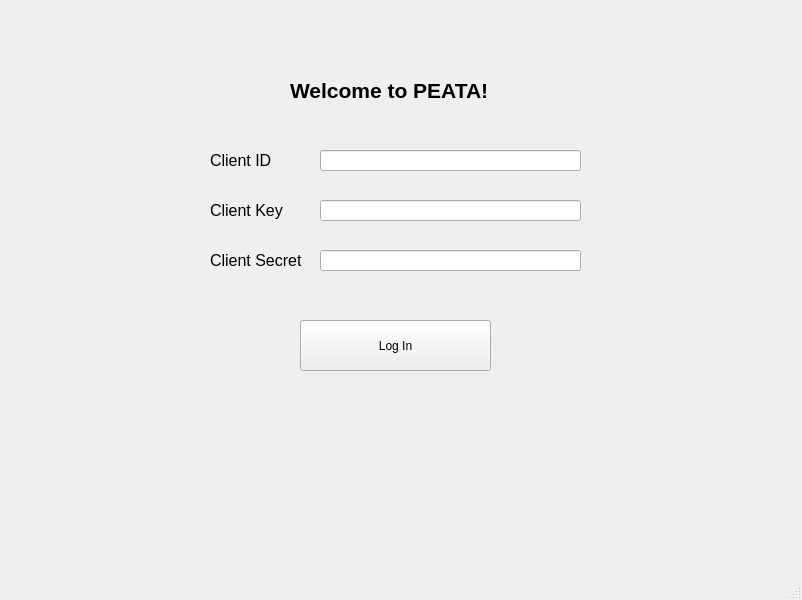
<?xml version="1.0" encoding="UTF-8"?>
<ui version="4.0">
 <class>MainWindow</class>
 <widget class="QMainWindow" name="MainWindow">
  <property name="geometry">
   <rect>
    <x>0</x>
    <y>0</y>
    <width>802</width>
    <height>600</height>
   </rect>
  </property>
  <property name="windowTitle">
   <string>MainWindow</string>
  </property>
  <widget class="QWidget" name="centralwidget">
   <widget class="QLabel" name="label">
    <property name="geometry">
     <rect>
      <x>290</x>
      <y>70</y>
      <width>211</width>
      <height>41</height>
     </rect>
    </property>
    <property name="text">
     <string>&lt;html&gt;&lt;head/&gt;&lt;body&gt;&lt;p&gt;&lt;span style=&quot; font-size:16pt; font-weight:600;&quot;&gt;Welcome to PEATA!&lt;/span&gt;&lt;/p&gt;&lt;/body&gt;&lt;/html&gt;</string>
    </property>
   </widget>
   <widget class="QLabel" name="label_2">
    <property name="geometry">
     <rect>
      <x>210</x>
      <y>150</y>
      <width>71</width>
      <height>21</height>
     </rect>
    </property>
    <property name="text">
     <string>&lt;html&gt;&lt;head/&gt;&lt;body&gt;&lt;p&gt;&lt;span style=&quot; font-size:12pt;&quot;&gt;Client ID&lt;/span&gt;&lt;/p&gt;&lt;/body&gt;&lt;/html&gt;</string>
    </property>
   </widget>
   <widget class="QLabel" name="label_3">
    <property name="geometry">
     <rect>
      <x>210</x>
      <y>200</y>
      <width>81</width>
      <height>21</height>
     </rect>
    </property>
    <property name="text">
     <string>&lt;html&gt;&lt;head/&gt;&lt;body&gt;&lt;p&gt;&lt;span style=&quot; font-size:12pt;&quot;&gt;Client Key&lt;/span&gt;&lt;/p&gt;&lt;/body&gt;&lt;/html&gt;</string>
    </property>
   </widget>
   <widget class="QLabel" name="label_4">
    <property name="geometry">
     <rect>
      <x>210</x>
      <y>250</y>
      <width>111</width>
      <height>21</height>
     </rect>
    </property>
    <property name="text">
     <string>&lt;html&gt;&lt;head/&gt;&lt;body&gt;&lt;p&gt;&lt;span style=&quot; font-size:12pt;&quot;&gt;Client Secret&lt;/span&gt;&lt;/p&gt;&lt;/body&gt;&lt;/html&gt;</string>
    </property>
   </widget>
   <widget class="QLineEdit" name="lineEdit">
    <property name="geometry">
     <rect>
      <x>320</x>
      <y>150</y>
      <width>261</width>
      <height>21</height>
     </rect>
    </property>
    <property name="echoMode">
     <enum>QLineEdit::PasswordEchoOnEdit</enum>
    </property>
   </widget>
   <widget class="QLineEdit" name="lineEdit_2">
    <property name="geometry">
     <rect>
      <x>320</x>
      <y>200</y>
      <width>261</width>
      <height>21</height>
     </rect>
    </property>
    <property name="echoMode">
     <enum>QLineEdit::PasswordEchoOnEdit</enum>
    </property>
   </widget>
   <widget class="QLineEdit" name="lineEdit_3">
    <property name="geometry">
     <rect>
      <x>320</x>
      <y>250</y>
      <width>261</width>
      <height>21</height>
     </rect>
    </property>
    <property name="echoMode">
     <enum>QLineEdit::PasswordEchoOnEdit</enum>
    </property>
   </widget>
   <widget class="QPushButton" name="pushButton">
    <property name="geometry">
     <rect>
      <x>300</x>
      <y>320</y>
      <width>191</width>
      <height>51</height>
     </rect>
    </property>
    <property name="text">
     <string>Log In</string>
    </property>
   </widget>
  </widget>
  <widget class="QMenuBar" name="menubar">
   <property name="geometry">
    <rect>
     <x>0</x>
     <y>0</y>
     <width>802</width>
     <height>18</height>
    </rect>
   </property>
  </widget>
  <widget class="QStatusBar" name="statusbar"/>
 </widget>
 <resources/>
 <connections/>
</ui>
